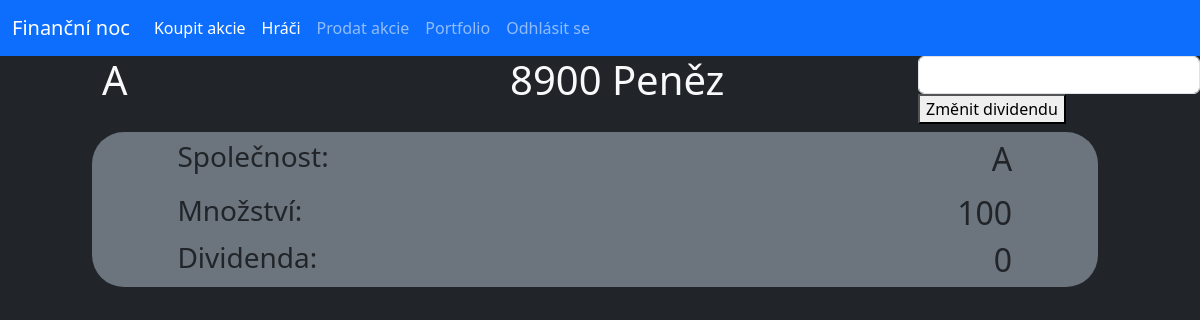
/user (signed in), run on the app's committed database.
### database.py (models this page shows, shortened)
class User(db.Model):
    _id = db.Column("id", db.Integer, primary_key=True)
    name = db.Column(db.String(40))
    money = db.Column(db.Integer)
    password = db.Column(db.String(70))

class Stock(db.Model):
    _id = db.Column("id", db.Integer, primary_key=True)
    owner = db.Column(db.String(40))
    name = db.Column(db.String(40))
    percentage = db.Column(db.Integer)
    isSelling = db.Column(db.Boolean)
    dividend = db.Column(db.Integer)

### router.py (the view)
@app.route("/user")
def user():
    if "user" in session:
        usr = session["user"]
        user = User.query.filter_by(name=usr).first()
        stocks = Stock.query.filter_by(owner=usr).all()
        return render_template("user.html", usr=user, logged=True, stocks=stocks)
    else:
        return redirect(url_for("home"))

### templates/user.html
{% extends "main.html" %}
{% block content %}
    <div class="row">
        <div class="col offset-1"><h1 class="text-light">{{usr.name}}</h1></div>
        <div class="col offset-1"><h1 class="text-light">{{usr.money}} Peněz</h1></div>
        <div class="col offset-1">
            <form action="changedividend" method="POST">
                <input type="text" name="dividend" id="dividend" class="form-control">
                <button type="submit">Změnit dividendu</button>
            </form>
        </div>
    </div>
    {% for stock in stocks%}
    <div class="row py-2">
        <div class="col-offset-1 col-11">
            <div class="conteiner offset-1 bg-secondary rounded-5">
                <div class="row py-2">
                    <div class="col-4 offset-1"><h3>Společnost:</h3></div>
                    <div class="col-6"><h2 class="text-end">{{stock.name}}</h2></div>
                </div>
                <div class="row">
                    <div class="col-4 offset-1"><h3>Množství:</h3></div>
                    <div class="col-6"><h2 class="text-end">{{stock.percentage}}</h2></div>
                </div>
                <div class="row">
                    <div class="col-4 offset-1"><h3>Dividenda:</h3></div>
                    <div class="col-6"><h2 class="text-end">{{stock.dividend}}</h2></div>
                </div>
            </div>
        </div>
    </div>
    {% endfor %}
{% endblock%}

### data on the page
User: name "A", money "8900"
Stock: name "A", percentage "100", dividend "0"
